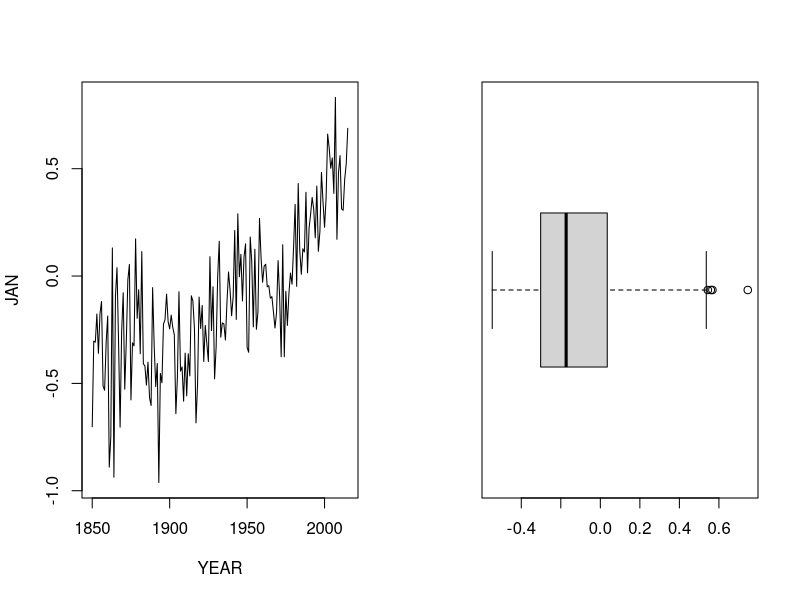

R code for this plot:
## ---- chunk 1
is.character("ABC")
as.integer(11 + 1i)
## ---- chunk 2
v <- c(1.4, 2.0, 6.1, 2.7)
u <- c(2.0, 1.3)
u + v # <1> 
u * v # <2> 
u * 2.3 # <3> 
## ---- chunk 3
x <- 1:10 #<1>
x <- seq(10:1) #<1>
x <- vector(mode = "numeric", length = 10) #<1>
x <- replicate(n = 10, expr = eval(2)) #<1>
x <- sample(x = 10, size = 10, replace = TRUE) #<1>
x <- rep(x = 15, times = 2) #<1>
x <- rnorm(n = 10, mean = 2, sd = 20) #<1>
t(x) * x #<2> 
names(x) <- LETTERS[1:length(x)] #<3>
x[x > 0] #<4> 
x[1:3] #<5> 
## ---- chunk 4

trida <- factor(x = 1:4,
                labels = c(paste(1:4, ". třída", sep = "")), 
                ordered = TRUE)

## ---- chunk 5
x <- c(1:10)
dim(x) <- c(2, 5) #<1>
x
## ---- chunk 6
B <- matrix(
  data = c(1, 2 + 3i, 5.4, 4, 5), 
  nrow = 2, 
  ncol = 3)
## ---- chunk 7
A <- matrix(data = seq(from = 1, to = 16, by = 2), nrow = 4)
str(A) # <1> 
dim(A) # <2> 
svd(A) # <3> 
diag(A) # <4> 
# sweep(x = A, MARGIN = 1, STATS = mean)
## ---- chunk 8
Sys.setenv(LIBGS = "/usr/local/share/ghostscript/10.03.0/lib/")
font_opts <- list(dvisvgm.opts = "--font-format=woff")
## ---- chunk 9
DF <- data.frame(name = letters[1:5], 
                 value = rnorm(5))
DF
DF["name"]        # podvýběr do data.frame
DF[["name"]]      # podvýběr do vektoru
DF[, "name"]      # podvýběr do vektoru
## ---- chunk 10
DF <- data.frame(
  mon = rep(month.abb, 
            times = c(31, 28, 31, 30, 31, 30, 31, 31, 30, 31, 30, 31)), 
  value = rnorm(365), 
  yr = 2001)
str(DF)
names(DF)
nrow(DF)
ncol(DF)
## ---- chunk 11
A <- 1
if(A >= 1) {
  cat("A je větší nebo shodné s 1.")
}
## ---- chunk 12
A <- 5
if(A >= 2) { #<1>
  cat("A je větší nebo shodné s 2.") #<1>
} else if(A > 2) { #<1>
  cat("A je větší než 2.") #<1>
} #<1>
## ---- chunk 13
x <- -5:5
cat("Prvek x + 3 je více než 0: ", ifelse(x - 3 > 0, yes = "Ano", no = "Ne"))
## ---- chunk 14
varianta <- "B"
2 * (switch(
      varianta,
        "A" = 2,  # <1> 
        "B" = 3)) # <2> 
## ---- chunk 15
for(i in 1:4) {
  cat("Iterace ", i, "\n")
}
## ---- chunk 16
i <- 1
while(i < 5) {
  cat("Iterace ", i, "\n")
  i <- i + 1
}
## ---- chunk 17
i <- 1
repeat { #<1>
  cat("Iterace ", i, "\n") #<1>
  i <- i + 1 #<1>
  if(i >= 5) break #<1> # <2>
} #<1>
## ---- chunk 18
x <- rnorm(100)
nejblizsi_hodnota <- function(x, value) { # <1>
  x[which(abs(x - value) == min(abs(x - value)))] # <1>
} # <1>

cat("Hodnota nejblíže 0 z vektoru x je:" , 
    nejblizsi_hodnota(x = x, value = 0))
## ---- chunk 19
global_temperatures <- read.csv(file = "./data/JonesGlobalT.csv", row.names = 1)
head(x = global_temperatures, n = 5)
## ---- chunk 20
global_temperature_yr <- aggregate(x = . ~ YEAR, # <1>
                                   FUN = mean,  # <1>
                                   data = global_temperatures) # <1>
head(x = global_temperature_yr, n = 5)
## ---- chunk 21
par(mfrow = c(1, 2))
with(data = global_temperature_yr, expr = plot(YEAR, JAN, type = "l"))
with(data = global_temperature_yr, 
     expr = boxplot(ANNUAL, horizontal = TRUE))
## ---- chunk 22
opts1 <- c("Počet sloupců i řádků musí být shodný", 
           answer = "Proměnnná musí mít uvedenou hodnotu v každém řádku", 
           "Všechny proměnné musí být stejného typu")
